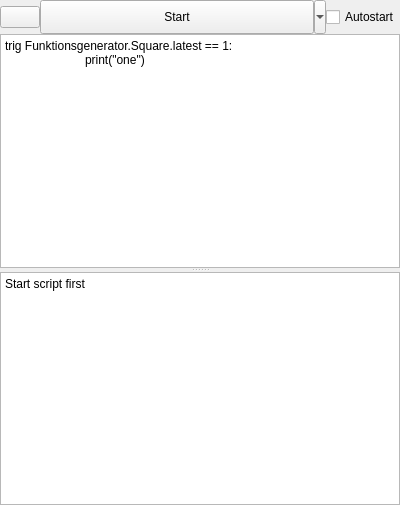
<?xml version="1.0" encoding="UTF-8"?>
<ui version="4.0">
 <class>Form</class>
 <widget class="QWidget" name="Form">
  <property name="geometry">
   <rect>
    <x>0</x>
    <y>0</y>
    <width>400</width>
    <height>505</height>
   </rect>
  </property>
  <property name="windowTitle">
   <string>Form</string>
  </property>
  <layout class="QVBoxLayout" name="verticalLayout">
   <property name="spacing">
    <number>0</number>
   </property>
   <property name="leftMargin">
    <number>0</number>
   </property>
   <property name="topMargin">
    <number>0</number>
   </property>
   <property name="rightMargin">
    <number>0</number>
   </property>
   <property name="bottomMargin">
    <number>0</number>
   </property>
   <item>
    <layout class="QHBoxLayout" name="horizontalLayout">
     <property name="spacing">
      <number>0</number>
     </property>
     <item>
      <widget class="QPushButton" name="singleStartScriptButton">
       <property name="text">
        <string/>
       </property>
       <property name="icon">
        <iconset>
         <normaloff>icons/repeat1.png</normaloff>icons/repeat1.png</iconset>
       </property>
       <property name="iconSize">
        <size>
         <width>25</width>
         <height>25</height>
        </size>
       </property>
      </widget>
     </item>
     <item>
      <widget class="QToolButton" name="startScriptButton">
       <property name="sizePolicy">
        <sizepolicy hsizetype="Expanding" vsizetype="Fixed">
         <horstretch>0</horstretch>
         <verstretch>0</verstretch>
        </sizepolicy>
       </property>
       <property name="minimumSize">
        <size>
         <width>100</width>
         <height>34</height>
        </size>
       </property>
       <property name="text">
        <string>Start</string>
       </property>
       <property name="icon">
        <iconset>
         <normaloff>icons/repeat.png</normaloff>icons/repeat.png</iconset>
       </property>
       <property name="iconSize">
        <size>
         <width>25</width>
         <height>25</height>
        </size>
       </property>
       <property name="checkable">
        <bool>true</bool>
       </property>
       <property name="popupMode">
        <enum>QToolButton::MenuButtonPopup</enum>
       </property>
       <property name="toolButtonStyle">
        <enum>Qt::ToolButtonTextBesideIcon</enum>
       </property>
       <property name="arrowType">
        <enum>Qt::NoArrow</enum>
       </property>
      </widget>
     </item>
     <item>
      <widget class="QCheckBox" name="autoStartCheckBox">
       <property name="text">
        <string>Autostart</string>
       </property>
      </widget>
     </item>
    </layout>
   </item>
   <item>
    <widget class="QSplitter" name="splitter">
     <property name="orientation">
      <enum>Qt::Vertical</enum>
     </property>
     <widget class="QPlainTextEdit" name="scriptEdit">
      <property name="sizePolicy">
       <sizepolicy hsizetype="Expanding" vsizetype="Expanding">
        <horstretch>0</horstretch>
        <verstretch>0</verstretch>
       </sizepolicy>
      </property>
      <property name="statusTip">
       <string>Python script area</string>
      </property>
      <property name="plainText">
       <string>trig Funktionsgenerator.Square.latest == 1:
	print(&quot;one&quot;)</string>
      </property>
     </widget>
     <widget class="QPlainTextEdit" name="infoEdit">
      <property name="enabled">
       <bool>true</bool>
      </property>
      <property name="sizePolicy">
       <sizepolicy hsizetype="Expanding" vsizetype="Expanding">
        <horstretch>0</horstretch>
        <verstretch>0</verstretch>
       </sizepolicy>
      </property>
      <property name="readOnly">
       <bool>true</bool>
      </property>
      <property name="plainText">
       <string>Start script first
</string>
      </property>
     </widget>
    </widget>
   </item>
  </layout>
 </widget>
 <resources/>
 <connections/>
</ui>
